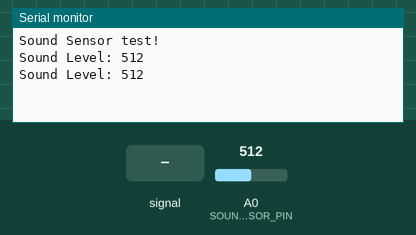
The sketch below on a simulated Arduino Uno, built with avr-gcc and run on an emulated ATmega328P. Parts: the last lines printed to the serial monitor. The test bench sets the inputs (shaded band); at power-on: A0 (SOUND_SENSOR_PIN) = 512.

Above: at 2.8 s.
2.9 s: A0 (SOUND_SENSOR_PIN) fed a 200 Hz sine of ±81 counts around its level
At 5.0 s:
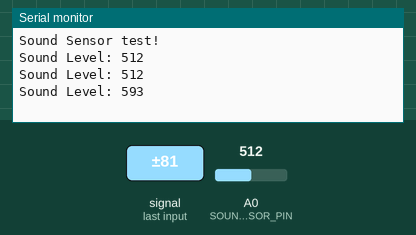
5.6 s: A0 (SOUND_SENSOR_PIN) set to 716
At 6.5 s:
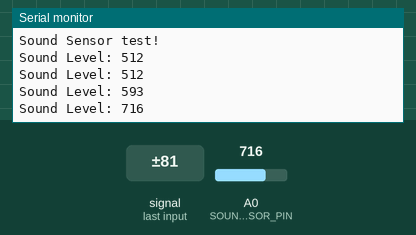
8.3 s: A0 (SOUND_SENSOR_PIN) fed a 1000 Hz sine of ±255 counts around its level
At 10.8 s:
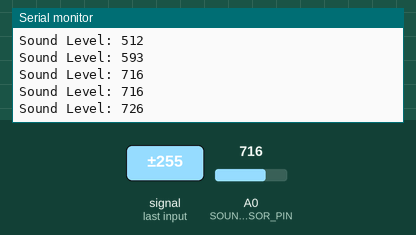
11.0 s: A0 (SOUND_SENSOR_PIN) set to 900
At 12.3 s:
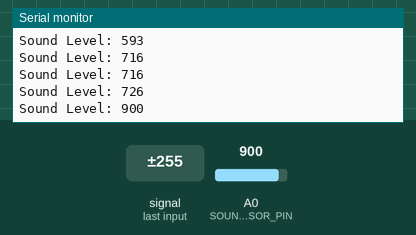
Timing chart, 0 to 14.0 s (numbered marks = the images above; inputs shaded):
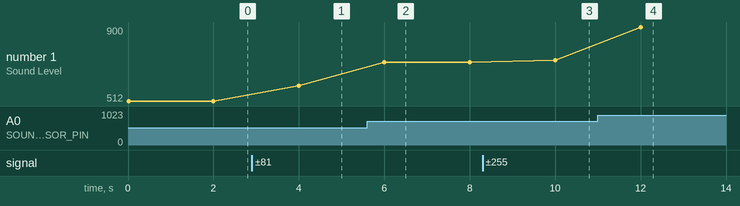

The sketch:

proiectEchipa.ino
```cpp
#define SOUND_SENSOR_PIN A0 // Pinul analogic conectat la senzorul de sunet

void setup() {

  Serial.begin(9600);    // Inițializarea portului serial pentru comunicarea cu monitorul serial
  Serial.println("Sound Sensor test!");

}

void loop() {
  // Citirea nivelului de sunet
  int soundLevel = analogRead(SOUND_SENSOR_PIN);

  // Afișează nivelul de sunet în monitorul serial
  Serial.print("Sound Level: ");
  Serial.println(soundLevel);

  delay(2000);
}
```

Measured:
- after the input at 2.9 s, the serial monitor: prints a new line after 1.1 s (image 1)
- after the input at 5.6 s, the serial monitor: prints a new line after 0.40 s (image 2)
- after the input at 8.3 s, the serial monitor: prints a new line after 1.7 s (image 3)
- after the input at 11.0 s, the serial monitor: prints a new line after 1.0 s (image 4)
- plotted number 1: 512 → 593 after the input at 2.9 s, 593 → 716 after the input at 5.6 s, 716 → 726 after the input at 8.3 s, 726 → 900 after the input at 11.0 s
